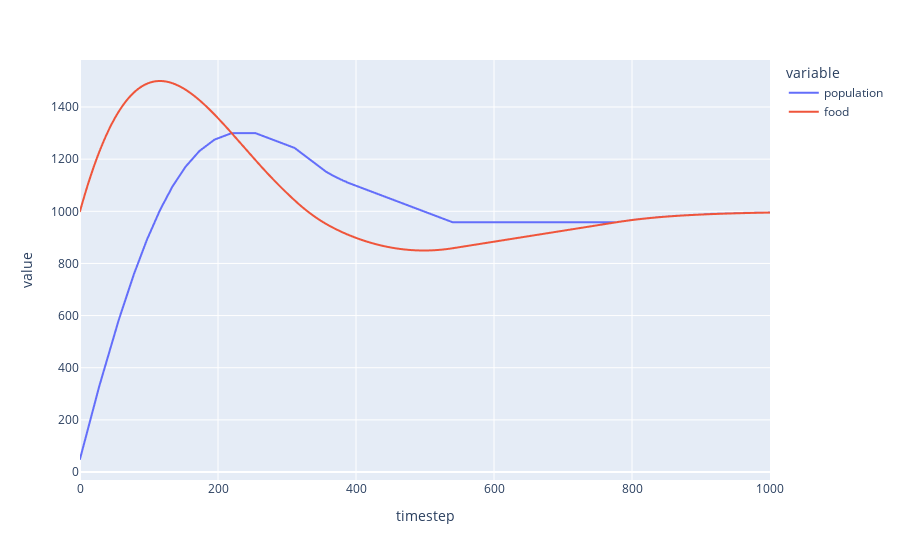

Write notebook code for a chart like this one.
### Code cell
df.plot(kind='line', x='timestep', y=['population','food'])

### Figure 1 — Plotly figure (JSON) as saved in the notebook; plotly's stock layout.template omitted (floating-point values rounded to 4 significant figures; data arrays with more than 128 entries replaced by an {"elided": "..."} marker saying what was removed)
{"data": [{"hovertemplate": "variable=population<br>timestep=%{x}<br>value=%{y}<extra></extra>", "legendgroup": "population", "line": {"color": "#636efa", "dash": "solid"}, "mode": "lines", "name": "population", "showlegend": true, "type": "scattergl", "x": {"elided": "1001 int values"}, "xaxis": "x", "y": {"elided": "1001 int values"}, "yaxis": "y"}, {"hovertemplate": "variable=food<br>timestep=%{x}<br>value=%{y}<extra></extra>", "legendgroup": "food", "line": {"color": "#EF553B", "dash": "solid"}, "mode": "lines", "name": "food", "showlegend": true, "type": "scattergl", "x": {"elided": "1001 int values"}, "xaxis": "x", "y": {"elided": "1001 float values"}, "yaxis": "y"}], "layout": {"autosize": true, "legend": {"title": {"text": "variable"}, "tracegroupgap": 0}, "margin": {"t": 60}, "xaxis": {"anchor": "y", "autorange": true, "domain": [0, 1], "range": [0, 1000], "title": {"text": "timestep"}, "type": "linear"}, "yaxis": {"anchor": "x", "autorange": true, "domain": [0, 1], "range": [-30.54, 1580.0], "title": {"text": "value"}, "type": "linear"}}}
